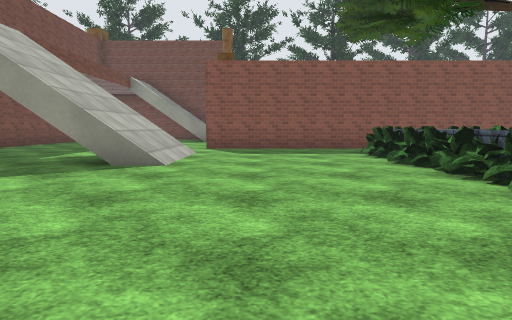
View 1 (above)

21 first-person views from a walk through a scene from a Unity 3-D project. The camera is 1.2 m above the floor, tilts 6° down and sees 80° across. The floor is counted in squares, 2 m on a side. Each view is taken from the middle of a square. On the plan, view 1 faces up. The plan holds only what a view shows up to about 9 squares ahead; the rest is blank. The place goes on beyond the plan. The player is left out. Some animated figures are not drawn. Door leaves are left out, so doorways stand open. Some surface patterns are stand-ins.

View 2
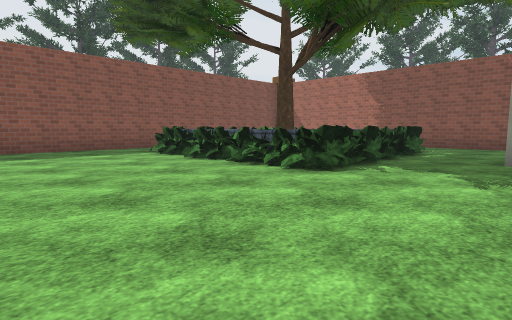

View 3
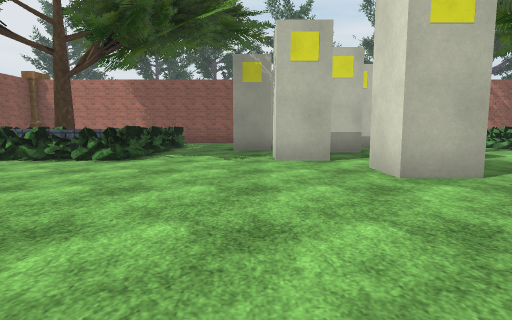

View 4
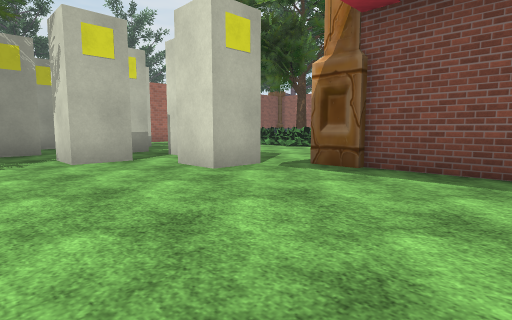

View 5
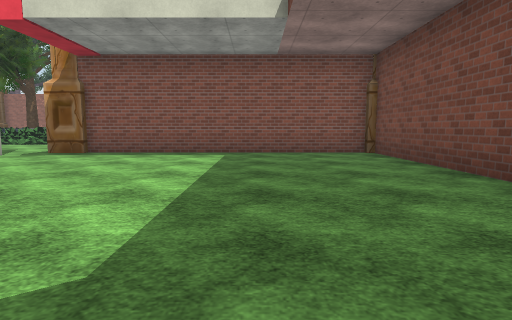

View 6
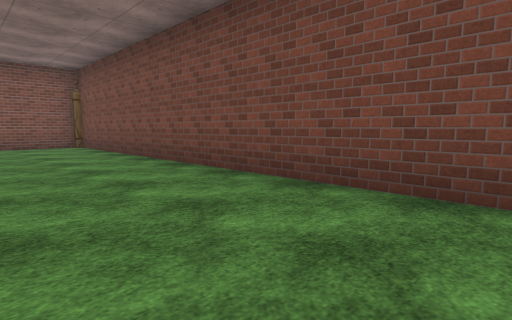

View 7
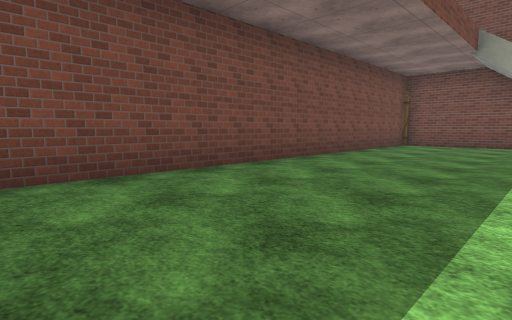

View 8
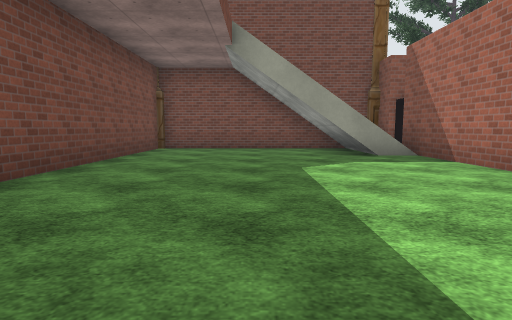

View 9
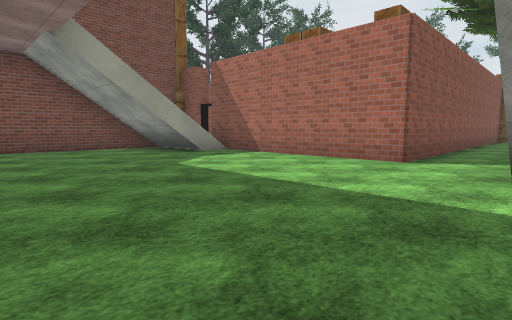

View 10
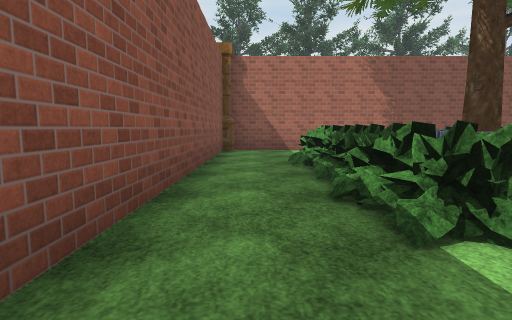

View 11
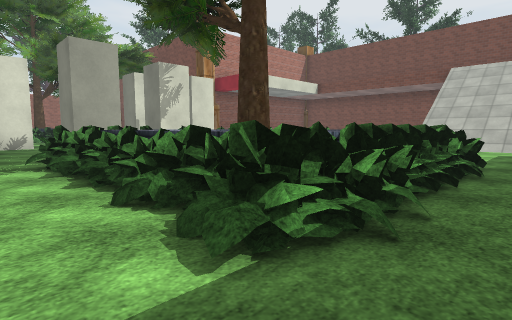

View 12
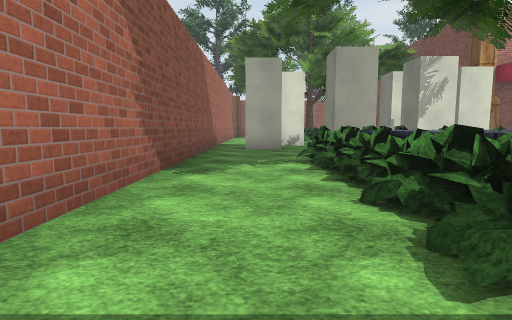

View 13
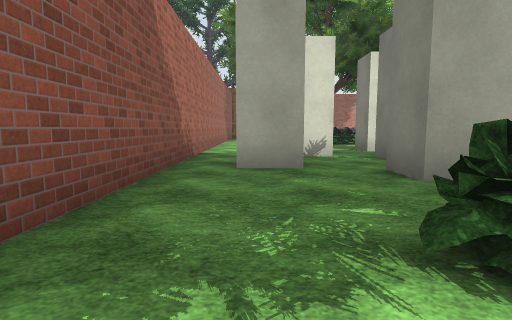

View 14
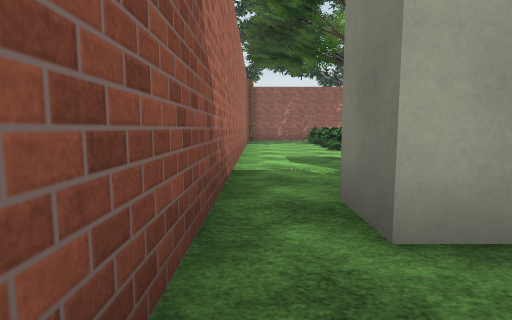

View 15
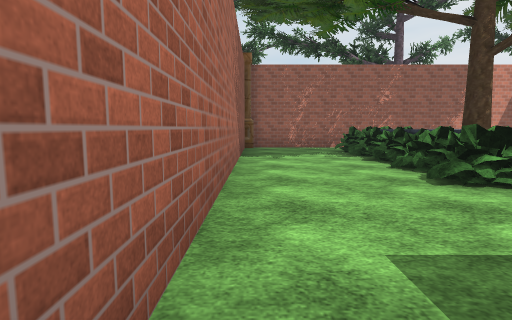

View 16
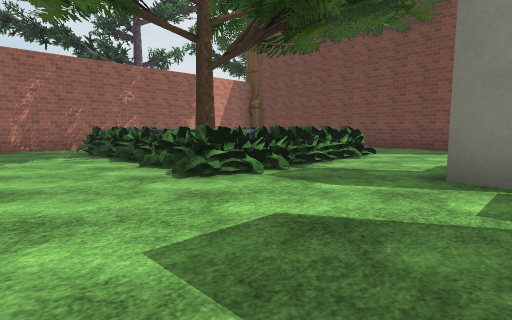

View 17
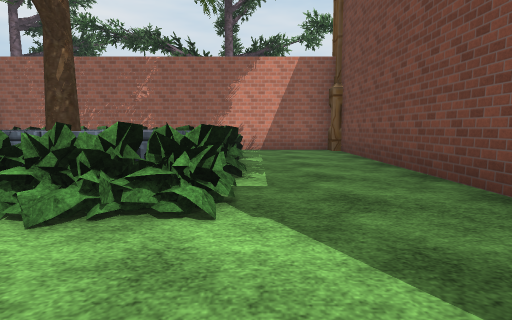

View 18
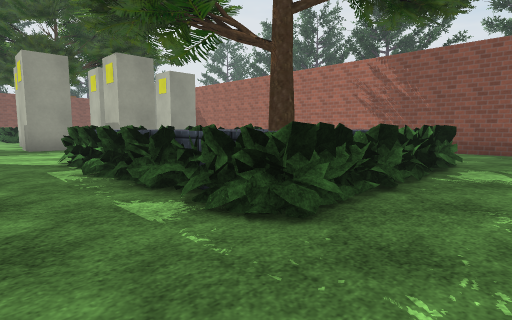

View 19
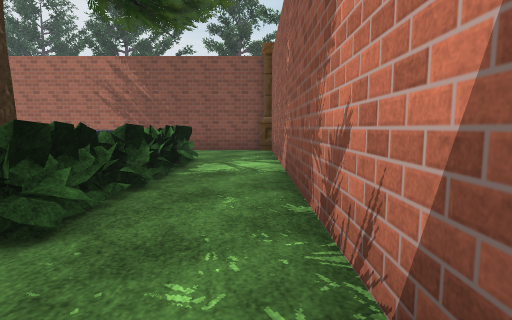

View 20
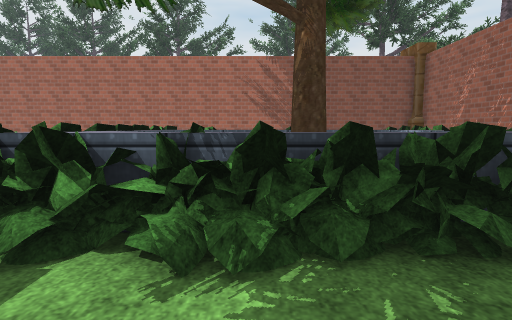

View 21
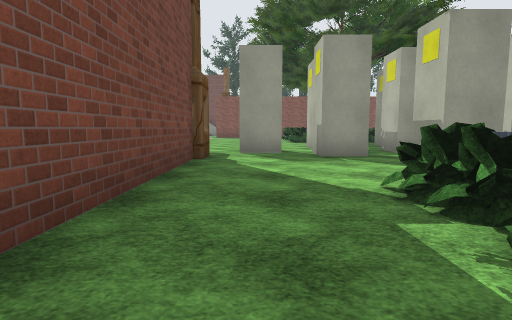

### Floor plan
Key: @ floor where view 1 was taken; # wall or solid block; x gap in a wall; . main floor; : floor 0.75 m higher than the main floor; / step, stairs or slope; D open door; v drop or lower ground; P pillar; B bush; O other object.
Columns run from 8 left of view 1 to 10 right of it. Each row starts with its distance up from view 1.
 16 ########
 15 #....#:D
 14 #....#x#
 13 #......#
 12 #......P
 11 #......P
 10 #......P
  9 #......##########PO
  8 #.................#
  7 #...///....BBBBB..#
  6 #...///....B ##B..#
  5 #....//....B ##B..#
  4 #..........B  #B..#
  3 #..........BBBBB..#
  2 #..........BB..B..#
  1 #.................#
  0 #.......@.....#...#
 -1 #..........#....#.#
 -2 #........#...#....#
 -3 #..........#...#..#
 -4 ########.....#....#
 -5        #..........#
 -6        #..........#
 -7        #...BBBBB..#
 -8        #..B#v BB..#
 -9        #..BB vB...#
-10        #...B #B ..#
-11        #...B BBB..#
-12        #...BBBBB..#
-13        ##...x....PO
-14         ##########

Where each view was taken, in squares from view 1:
view 1: 0 up, 0 right, facing up
view 2: 0 up, 1 left, facing up-right
view 3: 0 up, 3 left, facing right
view 4: 1 up, 3 left, facing down-right
view 5: 4 up, 5 left, facing down
view 6: 7 up, 5 left, facing down-left
view 7: 5 up, 4 left, facing up-left
view 8: 7 up, 5 left, facing up
view 9: 7 up, 7 left, facing up-right
view 10: 8 up, 1 right, facing right
view 11: 8 up, 8 right, facing down-left
view 12: 8 up, 8 right, facing down
view 13: 4 up, 8 right, facing down
view 14: 1 up, 9 right, facing down
view 15: 4 down, 9 right, facing down
view 16: 4 down, 9 right, facing down-left
view 17: 5 down, 2 right, facing down
view 18: 13 down, 1 right, facing up-right
view 19: 13 down, 1 right, facing right
view 20: 9 down, 1 right, facing right
view 21: 10 down, 1 right, facing up
